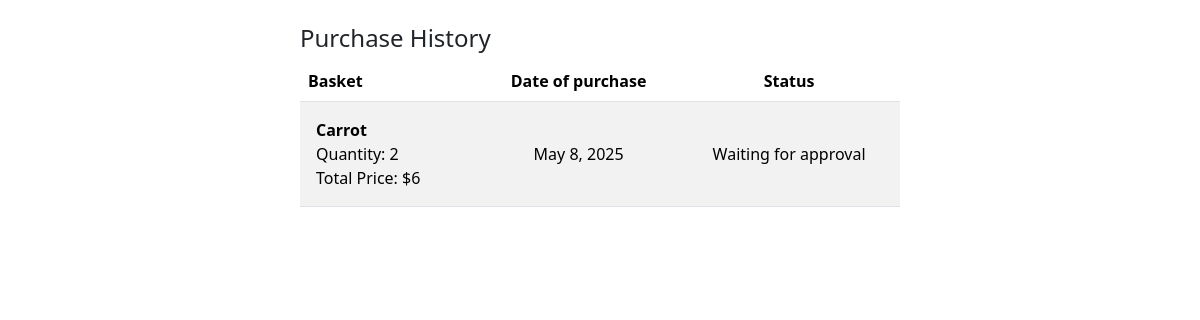
The page /purchase-history/5 (signed in) on the database its author committed.
### store/models.py (models this page shows)
class Basket(models.Model):
  customer = models.ForeignKey(User, on_delete=models.SET_NULL, null=True, blank=True)
  products = models.JSONField()
  BASKET_STATUS = (('a', 'Approved'), ('d', 'Denied'), ('w', 'Waiting for approval'))
  status = models.CharField(
    max_length=1,
    choices=BASKET_STATUS,
    blank=True,
    default='w',
    help_text='Basket status'
  )
  date_created = models.DateField(null=True, blank=True)
  date_modified = models.DateField(null=True, blank=True)

### store/views.py (the view)
# urls.py: path('purchase-history/', views.PurchaseHistoryView.as_view(), name='customer-purchase-history'),
class PurchaseHistoryView(PermissionRequiredMixin, LoginRequiredMixin, generic.ListView):
  model = Basket
  context_object_name = 'purchase_history'
  template_name = 'purchase_history.html'
  permission_required = "store.view_basket"
  def get_queryset(self):
    pk = self.kwargs.get('pk')
    user = self.request.user
    if pk:
      if user.groups.filter(name="staff").exists():
        return Basket.objects.filter(customer__pk=pk)
      else:
        raise PermissionDenied("You don't have permission to perform this action.")
    return Basket.objects.filter(customer=user)

### store/templates/purchase_history.html (shortened to what this page needs)
{% extends "master.html" %}
{% block content %}
<div class="d-flex justify-content-center g-2 mt-4">
  <div class="col-6">
    <h4>Purchase History</h4>
    <table class="table table-striped">
      <thead>
        <tr>
          <th scope="col">Basket</th>
          <th scope="col" class="text-center">Date of purchase</th>
          <th scope="col" class="text-center">Status</th>
        </tr>
      </thead>
      <tbody>
        {% for item in purchase_history %}
          <tr>
            <td class="p-3">
              {% for product in item.products %}
                <strong>{{ product.name|capfirst }}</strong><br>
                Quantity: {{ product.quantity }}<br>
                Total Price: ${{ product.total_price }}<br/>
              {% endfor %}
            </td>
            <td class="text-center align-middle">{{ item.date_created }}</td>
            <td class="text-center align-middle">{{ item.get_status_display  }}</td>
          </tr>
        {% endfor %}
      </tbody>
    </table>
  </div>
</div>
{% endblock %}

### rows shown on the page
Basket: name "Carrot", quantity "2", total_price "6", date_created "May 8, 2025", status "Waiting for approval"
